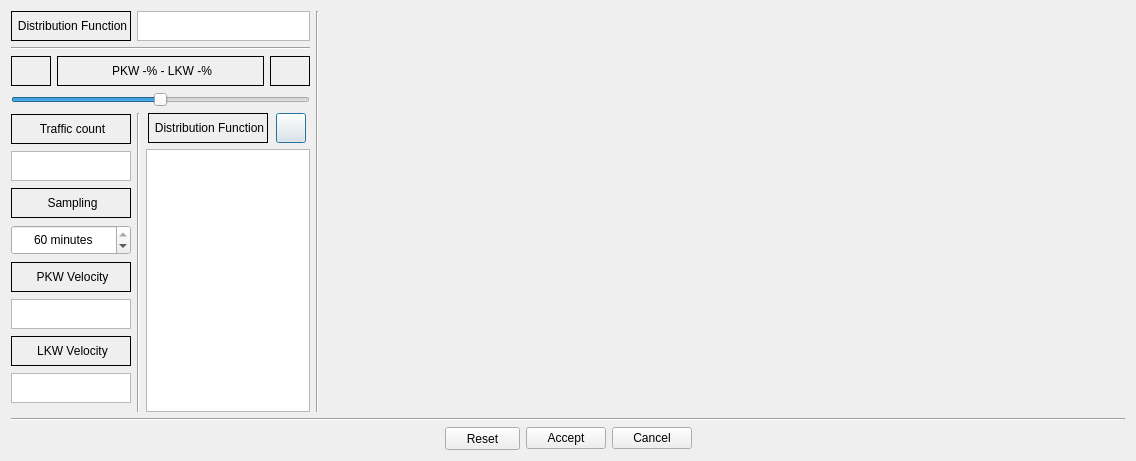
<?xml version="1.0" encoding="UTF-8"?>
<ui version="4.0">
 <class>distributionFunctionItemDialog</class>
 <widget class="QDialog" name="distributionFunctionItemDialog">
  <property name="geometry">
   <rect>
    <x>0</x>
    <y>0</y>
    <width>1136</width>
    <height>461</height>
   </rect>
  </property>
  <property name="minimumSize">
   <size>
    <width>1136</width>
    <height>461</height>
   </size>
  </property>
  <property name="maximumSize">
   <size>
    <width>1136</width>
    <height>461</height>
   </size>
  </property>
  <property name="windowTitle">
   <string>Detector distribution</string>
  </property>
  <property name="modal">
   <bool>true</bool>
  </property>
  <layout class="QVBoxLayout" name="verticalLayout_4">
   <item>
    <layout class="QHBoxLayout" name="horizontalLayout_3">
     <item>
      <layout class="QVBoxLayout" name="verticalLayout_3">
       <item>
        <layout class="QHBoxLayout" name="LayoutEdgeID">
         <item>
          <widget class="QLabel" name="LabelDistributionFunctionID">
           <property name="minimumSize">
            <size>
             <width>120</width>
             <height>30</height>
            </size>
           </property>
           <property name="maximumSize">
            <size>
             <width>120</width>
             <height>30</height>
            </size>
           </property>
           <property name="frameShape">
            <enum>QFrame::Box</enum>
           </property>
           <property name="text">
            <string>&lt;html&gt;&lt;head/&gt;&lt;body&gt;&lt;p align=&quot;center&quot;&gt;Distribution Function&lt;/p&gt;&lt;/body&gt;&lt;/html&gt;</string>
           </property>
          </widget>
         </item>
         <item>
          <widget class="QTextEdit" name="TextDistributionFunctionID">
           <property name="minimumSize">
            <size>
             <width>0</width>
             <height>30</height>
            </size>
           </property>
           <property name="maximumSize">
            <size>
             <width>16777215</width>
             <height>30</height>
            </size>
           </property>
           <property name="verticalScrollBarPolicy">
            <enum>Qt::ScrollBarAlwaysOff</enum>
           </property>
           <property name="horizontalScrollBarPolicy">
            <enum>Qt::ScrollBarAlwaysOff</enum>
           </property>
           <property name="html">
            <string>&lt;!DOCTYPE HTML PUBLIC &quot;-//W3C//DTD HTML 4.0//EN&quot; &quot;http://www.w3.org/TR/REC-html40/strict.dtd&quot;&gt;
&lt;html&gt;&lt;head&gt;&lt;meta name=&quot;qrichtext&quot; content=&quot;1&quot; /&gt;&lt;style type=&quot;text/css&quot;&gt;
p, li { white-space: pre-wrap; }
&lt;/style&gt;&lt;/head&gt;&lt;body style=&quot; font-family:'MS Shell Dlg 2'; font-size:8.25pt; font-weight:400; font-style:normal;&quot;&gt;
&lt;p align=&quot;center&quot; style=&quot;-qt-paragraph-type:empty; margin-top:0px; margin-bottom:0px; margin-left:0px; margin-right:0px; -qt-block-indent:0; text-indent:0px;&quot;&gt;&lt;br /&gt;&lt;/p&gt;&lt;/body&gt;&lt;/html&gt;</string>
           </property>
           <property name="textInteractionFlags">
            <set>Qt::LinksAccessibleByKeyboard|Qt::LinksAccessibleByMouse|Qt::TextBrowserInteraction|Qt::TextSelectableByKeyboard|Qt::TextSelectableByMouse</set>
           </property>
          </widget>
         </item>
        </layout>
       </item>
       <item>
        <widget class="Line" name="line_4">
         <property name="orientation">
          <enum>Qt::Horizontal</enum>
         </property>
        </widget>
       </item>
       <item>
        <layout class="QHBoxLayout" name="horizontalLayout">
         <item>
          <widget class="QLabel" name="LabelPKW">
           <property name="minimumSize">
            <size>
             <width>0</width>
             <height>30</height>
            </size>
           </property>
           <property name="maximumSize">
            <size>
             <width>40</width>
             <height>30</height>
            </size>
           </property>
           <property name="styleSheet">
            <string notr="true">image: url(:/items/vehicleTypes/private.png);</string>
           </property>
           <property name="frameShape">
            <enum>QFrame::Box</enum>
           </property>
           <property name="text">
            <string>&lt;html&gt;&lt;head/&gt;&lt;body&gt;&lt;p align=&quot;center&quot;&gt;&lt;br/&gt;&lt;/p&gt;&lt;/body&gt;&lt;/html&gt;</string>
           </property>
          </widget>
         </item>
         <item>
          <widget class="QLabel" name="LabelProcent">
           <property name="minimumSize">
            <size>
             <width>0</width>
             <height>30</height>
            </size>
           </property>
           <property name="maximumSize">
            <size>
             <width>16777215</width>
             <height>30</height>
            </size>
           </property>
           <property name="frameShape">
            <enum>QFrame::Box</enum>
           </property>
           <property name="text">
            <string>&lt;html&gt;&lt;head/&gt;&lt;body&gt;&lt;p align=&quot;center&quot;&gt;PKW -% - LKW -%&lt;/p&gt;&lt;/body&gt;&lt;/html&gt;</string>
           </property>
          </widget>
         </item>
         <item>
          <widget class="QLabel" name="LabelLKW">
           <property name="minimumSize">
            <size>
             <width>0</width>
             <height>30</height>
            </size>
           </property>
           <property name="maximumSize">
            <size>
             <width>40</width>
             <height>30</height>
            </size>
           </property>
           <property name="styleSheet">
            <string notr="true">image: url(:/items/vehicleTypes/truck.png);</string>
           </property>
           <property name="frameShape">
            <enum>QFrame::Box</enum>
           </property>
           <property name="text">
            <string>&lt;html&gt;&lt;head/&gt;&lt;body&gt;&lt;p align=&quot;center&quot;&gt;&lt;br/&gt;&lt;/p&gt;&lt;/body&gt;&lt;/html&gt;</string>
           </property>
          </widget>
         </item>
        </layout>
       </item>
       <item>
        <widget class="QSlider" name="horizontalSlider">
         <property name="maximum">
          <number>100</number>
         </property>
         <property name="sliderPosition">
          <number>50</number>
         </property>
         <property name="orientation">
          <enum>Qt::Horizontal</enum>
         </property>
         <property name="tickPosition">
          <enum>QSlider::NoTicks</enum>
         </property>
        </widget>
       </item>
       <item>
        <layout class="QHBoxLayout" name="horizontalLayout_2">
         <item>
          <layout class="QVBoxLayout" name="verticalLayout_2">
           <item>
            <widget class="QLabel" name="LabelTrafficCount">
             <property name="minimumSize">
              <size>
               <width>120</width>
               <height>30</height>
              </size>
             </property>
             <property name="maximumSize">
              <size>
               <width>120</width>
               <height>30</height>
              </size>
             </property>
             <property name="frameShape">
              <enum>QFrame::Box</enum>
             </property>
             <property name="text">
              <string>&lt;html&gt;&lt;head/&gt;&lt;body&gt;&lt;p align=&quot;center&quot;&gt;Traffic count&lt;/p&gt;&lt;/body&gt;&lt;/html&gt;</string>
             </property>
            </widget>
           </item>
           <item>
            <widget class="QTextEdit" name="TextTrafficCount">
             <property name="minimumSize">
              <size>
               <width>120</width>
               <height>30</height>
              </size>
             </property>
             <property name="maximumSize">
              <size>
               <width>120</width>
               <height>30</height>
              </size>
             </property>
             <property name="verticalScrollBarPolicy">
              <enum>Qt::ScrollBarAlwaysOff</enum>
             </property>
             <property name="horizontalScrollBarPolicy">
              <enum>Qt::ScrollBarAlwaysOff</enum>
             </property>
             <property name="html">
              <string>&lt;!DOCTYPE HTML PUBLIC &quot;-//W3C//DTD HTML 4.0//EN&quot; &quot;http://www.w3.org/TR/REC-html40/strict.dtd&quot;&gt;
&lt;html&gt;&lt;head&gt;&lt;meta name=&quot;qrichtext&quot; content=&quot;1&quot; /&gt;&lt;style type=&quot;text/css&quot;&gt;
p, li { white-space: pre-wrap; }
&lt;/style&gt;&lt;/head&gt;&lt;body style=&quot; font-family:'MS Shell Dlg 2'; font-size:8.25pt; font-weight:400; font-style:normal;&quot;&gt;
&lt;p align=&quot;center&quot; style=&quot;-qt-paragraph-type:empty; margin-top:0px; margin-bottom:0px; margin-left:0px; margin-right:0px; -qt-block-indent:0; text-indent:0px;&quot;&gt;&lt;br /&gt;&lt;/p&gt;&lt;/body&gt;&lt;/html&gt;</string>
             </property>
             <property name="textInteractionFlags">
              <set>Qt::LinksAccessibleByKeyboard|Qt::LinksAccessibleByMouse|Qt::TextBrowserInteraction|Qt::TextEditable|Qt::TextEditorInteraction|Qt::TextSelectableByKeyboard|Qt::TextSelectableByMouse</set>
             </property>
            </widget>
           </item>
           <item>
            <widget class="QLabel" name="LabelSampling">
             <property name="minimumSize">
              <size>
               <width>120</width>
               <height>30</height>
              </size>
             </property>
             <property name="maximumSize">
              <size>
               <width>120</width>
               <height>30</height>
              </size>
             </property>
             <property name="frameShape">
              <enum>QFrame::Box</enum>
             </property>
             <property name="text">
              <string>&lt;html&gt;&lt;head/&gt;&lt;body&gt;&lt;p align=&quot;center&quot;&gt;Sampling&lt;/p&gt;&lt;/body&gt;&lt;/html&gt;</string>
             </property>
            </widget>
           </item>
           <item>
            <widget class="QSpinBox" name="SpinBoxSampling">
             <property name="minimumSize">
              <size>
               <width>120</width>
               <height>30</height>
              </size>
             </property>
             <property name="maximumSize">
              <size>
               <width>120</width>
               <height>30</height>
              </size>
             </property>
             <property name="alignment">
              <set>Qt::AlignCenter</set>
             </property>
             <property name="suffix">
              <string> minutes</string>
             </property>
             <property name="maximum">
              <number>60</number>
             </property>
             <property name="value">
              <number>60</number>
             </property>
            </widget>
           </item>
           <item>
            <widget class="QLabel" name="LabelPKWVelocity">
             <property name="minimumSize">
              <size>
               <width>120</width>
               <height>30</height>
              </size>
             </property>
             <property name="maximumSize">
              <size>
               <width>120</width>
               <height>30</height>
              </size>
             </property>
             <property name="frameShape">
              <enum>QFrame::Box</enum>
             </property>
             <property name="text">
              <string>&lt;html&gt;&lt;head/&gt;&lt;body&gt;&lt;p align=&quot;center&quot;&gt;PKW Velocity&lt;/p&gt;&lt;/body&gt;&lt;/html&gt;</string>
             </property>
            </widget>
           </item>
           <item>
            <widget class="QTextEdit" name="TextPKWVelocity">
             <property name="minimumSize">
              <size>
               <width>120</width>
               <height>30</height>
              </size>
             </property>
             <property name="maximumSize">
              <size>
               <width>120</width>
               <height>30</height>
              </size>
             </property>
             <property name="verticalScrollBarPolicy">
              <enum>Qt::ScrollBarAlwaysOff</enum>
             </property>
             <property name="horizontalScrollBarPolicy">
              <enum>Qt::ScrollBarAlwaysOff</enum>
             </property>
             <property name="html">
              <string>&lt;!DOCTYPE HTML PUBLIC &quot;-//W3C//DTD HTML 4.0//EN&quot; &quot;http://www.w3.org/TR/REC-html40/strict.dtd&quot;&gt;
&lt;html&gt;&lt;head&gt;&lt;meta name=&quot;qrichtext&quot; content=&quot;1&quot; /&gt;&lt;style type=&quot;text/css&quot;&gt;
p, li { white-space: pre-wrap; }
&lt;/style&gt;&lt;/head&gt;&lt;body style=&quot; font-family:'MS Shell Dlg 2'; font-size:8.25pt; font-weight:400; font-style:normal;&quot;&gt;
&lt;p align=&quot;center&quot; style=&quot;-qt-paragraph-type:empty; margin-top:0px; margin-bottom:0px; margin-left:0px; margin-right:0px; -qt-block-indent:0; text-indent:0px;&quot;&gt;&lt;br /&gt;&lt;/p&gt;&lt;/body&gt;&lt;/html&gt;</string>
             </property>
             <property name="textInteractionFlags">
              <set>Qt::LinksAccessibleByKeyboard|Qt::LinksAccessibleByMouse|Qt::TextBrowserInteraction|Qt::TextEditable|Qt::TextEditorInteraction|Qt::TextSelectableByKeyboard|Qt::TextSelectableByMouse</set>
             </property>
            </widget>
           </item>
           <item>
            <widget class="QLabel" name="LabelLKWVelocity">
             <property name="minimumSize">
              <size>
               <width>120</width>
               <height>30</height>
              </size>
             </property>
             <property name="maximumSize">
              <size>
               <width>120</width>
               <height>30</height>
              </size>
             </property>
             <property name="frameShape">
              <enum>QFrame::Box</enum>
             </property>
             <property name="text">
              <string>&lt;html&gt;&lt;head/&gt;&lt;body&gt;&lt;p align=&quot;center&quot;&gt;LKW Velocity&lt;/p&gt;&lt;/body&gt;&lt;/html&gt;</string>
             </property>
            </widget>
           </item>
           <item>
            <widget class="QTextEdit" name="TextLKWVelocity">
             <property name="minimumSize">
              <size>
               <width>120</width>
               <height>30</height>
              </size>
             </property>
             <property name="maximumSize">
              <size>
               <width>120</width>
               <height>30</height>
              </size>
             </property>
             <property name="verticalScrollBarPolicy">
              <enum>Qt::ScrollBarAlwaysOff</enum>
             </property>
             <property name="horizontalScrollBarPolicy">
              <enum>Qt::ScrollBarAlwaysOff</enum>
             </property>
             <property name="html">
              <string>&lt;!DOCTYPE HTML PUBLIC &quot;-//W3C//DTD HTML 4.0//EN&quot; &quot;http://www.w3.org/TR/REC-html40/strict.dtd&quot;&gt;
&lt;html&gt;&lt;head&gt;&lt;meta name=&quot;qrichtext&quot; content=&quot;1&quot; /&gt;&lt;style type=&quot;text/css&quot;&gt;
p, li { white-space: pre-wrap; }
&lt;/style&gt;&lt;/head&gt;&lt;body style=&quot; font-family:'MS Shell Dlg 2'; font-size:8.25pt; font-weight:400; font-style:normal;&quot;&gt;
&lt;p align=&quot;center&quot; style=&quot;-qt-paragraph-type:empty; margin-top:0px; margin-bottom:0px; margin-left:0px; margin-right:0px; -qt-block-indent:0; text-indent:0px;&quot;&gt;&lt;br /&gt;&lt;/p&gt;&lt;/body&gt;&lt;/html&gt;</string>
             </property>
             <property name="textInteractionFlags">
              <set>Qt::LinksAccessibleByKeyboard|Qt::LinksAccessibleByMouse|Qt::TextBrowserInteraction|Qt::TextEditable|Qt::TextEditorInteraction|Qt::TextSelectableByKeyboard|Qt::TextSelectableByMouse</set>
             </property>
            </widget>
           </item>
          </layout>
         </item>
         <item>
          <widget class="Line" name="line_5">
           <property name="orientation">
            <enum>Qt::Vertical</enum>
           </property>
          </widget>
         </item>
         <item>
          <layout class="QVBoxLayout" name="verticalLayout">
           <item>
            <layout class="QHBoxLayout" name="LayoutDistributionFunction">
             <item>
              <widget class="QLabel" name="LabelDistributionFunction">
               <property name="minimumSize">
                <size>
                 <width>120</width>
                 <height>30</height>
                </size>
               </property>
               <property name="maximumSize">
                <size>
                 <width>120</width>
                 <height>30</height>
                </size>
               </property>
               <property name="frameShape">
                <enum>QFrame::Box</enum>
               </property>
               <property name="text">
                <string>&lt;html&gt;&lt;head/&gt;&lt;body&gt;&lt;p align=&quot;center&quot;&gt;Distribution Function&lt;/p&gt;&lt;/body&gt;&lt;/html&gt;</string>
               </property>
              </widget>
             </item>
             <item>
              <widget class="QPushButton" name="ButtonSearchDistributionFunction">
               <property name="minimumSize">
                <size>
                 <width>30</width>
                 <height>30</height>
                </size>
               </property>
               <property name="maximumSize">
                <size>
                 <width>30</width>
                 <height>30</height>
                </size>
               </property>
               <property name="text">
                <string/>
               </property>
               <property name="icon">
                <iconset resource="../../../resources/eNetEditorResources.qrc">
                 <normaloff>:/main/findFile.ico</normaloff>:/main/findFile.ico</iconset>
               </property>
              </widget>
             </item>
            </layout>
           </item>
           <item>
            <widget class="QTableWidget" name="TableDistributionFunction">
             <property name="minimumSize">
              <size>
               <width>0</width>
               <height>0</height>
              </size>
             </property>
             <property name="maximumSize">
              <size>
               <width>16777215</width>
               <height>16777215</height>
              </size>
             </property>
             <property name="editTriggers">
              <set>QAbstractItemView::NoEditTriggers</set>
             </property>
             <attribute name="horizontalHeaderDefaultSectionSize">
              <number>49</number>
             </attribute>
             <attribute name="verticalHeaderVisible">
              <bool>false</bool>
             </attribute>
            </widget>
           </item>
          </layout>
         </item>
        </layout>
       </item>
      </layout>
     </item>
     <item>
      <widget class="Line" name="line">
       <property name="orientation">
        <enum>Qt::Vertical</enum>
       </property>
      </widget>
     </item>
     <item>
      <widget class="QCustomPlot" name="PlotDistributionFunction" native="true">
       <property name="minimumSize">
        <size>
         <width>800</width>
         <height>400</height>
        </size>
       </property>
       <property name="maximumSize">
        <size>
         <width>800</width>
         <height>400</height>
        </size>
       </property>
      </widget>
     </item>
    </layout>
   </item>
   <item>
    <widget class="Line" name="line_2">
     <property name="orientation">
      <enum>Qt::Horizontal</enum>
     </property>
    </widget>
   </item>
   <item>
    <layout class="QHBoxLayout" name="LayoutButtons">
     <item>
      <spacer name="HorizontalSpacer1">
       <property name="orientation">
        <enum>Qt::Horizontal</enum>
       </property>
       <property name="sizeHint" stdset="0">
        <size>
         <width>40</width>
         <height>20</height>
        </size>
       </property>
      </spacer>
     </item>
     <item>
      <widget class="QPushButton" name="ButtonReset">
       <property name="minimumSize">
        <size>
         <width>75</width>
         <height>23</height>
        </size>
       </property>
       <property name="maximumSize">
        <size>
         <width>75</width>
         <height>23</height>
        </size>
       </property>
       <property name="sizeIncrement">
        <size>
         <width>0</width>
         <height>0</height>
        </size>
       </property>
       <property name="text">
        <string>Reset</string>
       </property>
       <property name="icon">
        <iconset resource="../../../resources/eNetEditorResources.qrc">
         <normaloff>:/main/reset.ico</normaloff>:/main/reset.ico</iconset>
       </property>
      </widget>
     </item>
     <item>
      <widget class="QPushButton" name="ButtonAccept">
       <property name="text">
        <string>Accept</string>
       </property>
       <property name="icon">
        <iconset resource="../../../resources/eNetEditorResources.qrc">
         <normaloff>:/main/accept.ico</normaloff>:/main/accept.ico</iconset>
       </property>
      </widget>
     </item>
     <item>
      <widget class="QPushButton" name="ButtonCancel">
       <property name="text">
        <string>Cancel</string>
       </property>
       <property name="icon">
        <iconset resource="../../../resources/eNetEditorResources.qrc">
         <normaloff>:/main/cancel.ico</normaloff>:/main/cancel.ico</iconset>
       </property>
      </widget>
     </item>
     <item>
      <spacer name="HorizontalSpacer2">
       <property name="orientation">
        <enum>Qt::Horizontal</enum>
       </property>
       <property name="sizeHint" stdset="0">
        <size>
         <width>40</width>
         <height>20</height>
        </size>
       </property>
      </spacer>
     </item>
    </layout>
   </item>
  </layout>
 </widget>
 <customwidgets>
  <customwidget>
   <class>QCustomPlot</class>
   <extends>QWidget</extends>
   <header>../../src/extern/qcustomplot.h</header>
   <container>1</container>
  </customwidget>
 </customwidgets>
 <resources>
  <include location="../../../resources/eNetEditorResources.qrc"/>
 </resources>
 <connections/>
</ui>
